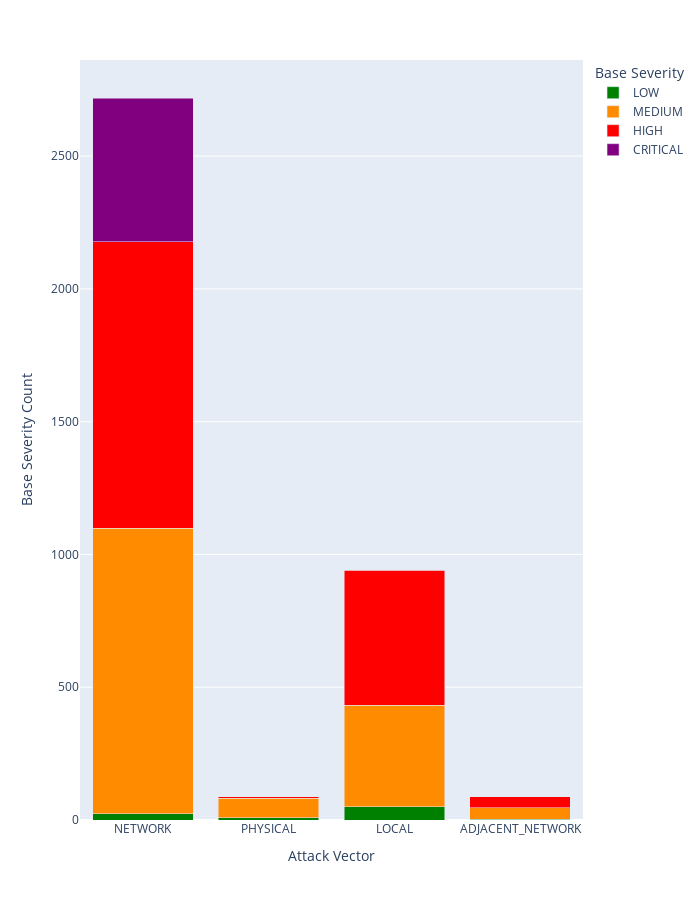

Notebook code for this chart:
### Code cell
dt_analyzer.show_correlation_stacked_bar_chart(processed_df, "attackVector", "baseSeverity", "Attack Vector", "Base Severity" , 700, 900, "", "png")

### Figure 1 — Plotly figure (JSON) as saved in the notebook; plotly's stock layout.template omitted (floating-point values rounded to 4 significant figures)
{"data": [{"alignmentgroup": "True", "hovertemplate": "Base Severity=LOW<br>Attack Vector=%{x}<br>Base Severity Count=%{y}<extra></extra>", "legendgroup": "LOW", "marker": {"color": "green", "pattern": {"shape": ""}}, "name": "LOW", "offsetgroup": "LOW", "orientation": "v", "showlegend": true, "textposition": "auto", "type": "bar", "x": ["NETWORK", "PHYSICAL", "LOCAL", "ADJACENT_NETWORK"], "xaxis": "x", "y": [23, 9, 50, 2], "yaxis": "y"}, {"alignmentgroup": "True", "hovertemplate": "Base Severity=MEDIUM<br>Attack Vector=%{x}<br>Base Severity Count=%{y}<extra></extra>", "legendgroup": "MEDIUM", "marker": {"color": "darkorange", "pattern": {"shape": ""}}, "name": "MEDIUM", "offsetgroup": "MEDIUM", "orientation": "v", "showlegend": true, "textposition": "auto", "type": "bar", "x": ["PHYSICAL", "NETWORK", "LOCAL", "ADJACENT_NETWORK"], "xaxis": "x", "y": [72, 1076, 382, 44], "yaxis": "y"}, {"alignmentgroup": "True", "hovertemplate": "Base Severity=HIGH<br>Attack Vector=%{x}<br>Base Severity Count=%{y}<extra></extra>", "legendgroup": "HIGH", "marker": {"color": "red", "pattern": {"shape": ""}}, "name": "HIGH", "offsetgroup": "HIGH", "orientation": "v", "showlegend": true, "textposition": "auto", "type": "bar", "x": ["LOCAL", "ADJACENT_NETWORK", "NETWORK", "PHYSICAL"], "xaxis": "x", "y": [509, 41, 1079, 7], "yaxis": "y"}, {"alignmentgroup": "True", "hovertemplate": "Base Severity=CRITICAL<br>Attack Vector=%{x}<br>Base Severity Count=%{y}<extra></extra>", "legendgroup": "CRITICAL", "marker": {"color": "purple", "pattern": {"shape": ""}}, "name": "CRITICAL", "offsetgroup": "CRITICAL", "orientation": "v", "showlegend": true, "textposition": "auto", "type": "bar", "x": ["ADJACENT_NETWORK", "NETWORK", "LOCAL"], "xaxis": "x", "y": [1, 541, 1], "yaxis": "y"}], "layout": {"barmode": "stack", "height": 900, "legend": {"title": {"text": "Base Severity"}, "tracegroupgap": 0}, "margin": {"t": 60}, "width": 700, "xaxis": {"anchor": "y", "domain": [0, 1], "title": {"text": "Attack Vector"}}, "yaxis": {"anchor": "x", "domain": [0, 1], "title": {"text": "Base Severity Count"}}}}
